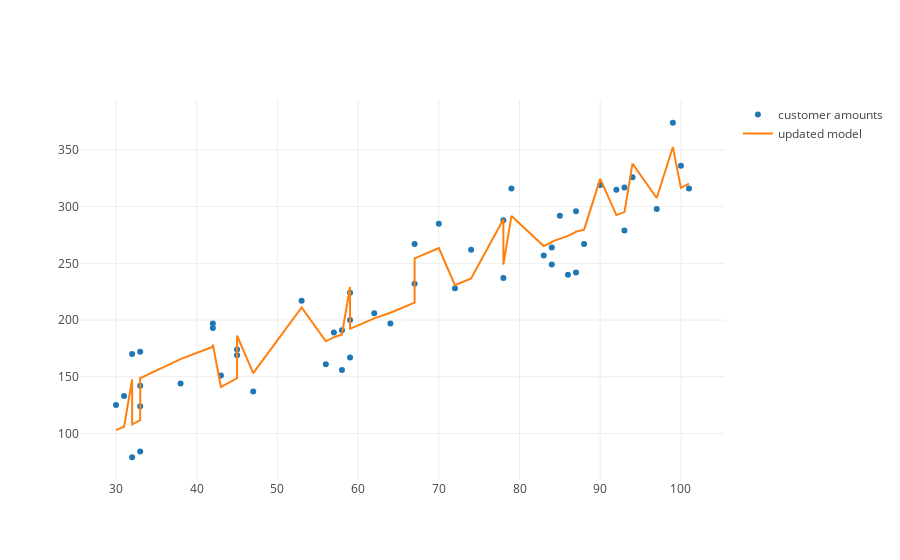

Notebook code cell kept with this figure:
### Markdown cell above
Now as you can see, by introducing the `random_ages`, our score did increase.  And by quite a bit - it went from `.905` to `.966`.  And if we look at our graph, things indeed look good.

### Code cell
from graph import plot, trace_values, build_layout
updated_predictions = updated_model.predict(updated_independent_vars)
trace_1 = dict(x = temps, y =  customers_with_errors, mode = 'markers', name = 'customer amounts') 
input_temps = list(map(lambda temp: [temp], temps))
updated_model_trace = trace_values(temps, updated_predictions, mode = 'lines', name = 'updated model')
plot([trace_1, updated_model_trace])

### Figure 1 — Plotly figure (JSON) as saved in the notebook; plotly's stock layout.template omitted (floating-point values rounded to 4 significant figures)
{"data": [{"mode": "markers", "name": "customer amounts", "type": "scatter", "uid": "e982a041-4803-4158-a995-e9748a166291", "x": [30, 31, 32, 32, 33, 33, 33, 33, 38, 42, 42, 43, 45, 45, 47, 53, 56, 57, 58, 58, 59, 59, 59, 62, 64, 67, 67, 70, 72, 74, 78, 78, 79, 83, 84, 84, 85, 86, 87, 87, 88, 90, 92, 93, 93, 94, 97, 99, 100, 101], "y": [125, 133, 170, 79, 84, 124, 142, 172, 144, 193, 197, 151, 169, 174, 137, 217, 161, 189, 156, 191, 200, 167, 224, 206, 197, 232, 267, 285, 228, 262, 237, 288, 316, 257, 264, 249, 292, 240, 296, 242, 267, 319, 315, 279, 317, 326, 298, 374, 336, 316]}, {"mode": "lines", "name": "updated model", "text": [], "type": "scatter", "uid": "e75d5003-e1e5-4668-ac73-7a559c4538ab", "x": [30, 31, 32, 32, 33, 33, 33, 33, 38, 42, 42, 43, 45, 45, 47, 53, 56, 57, 58, 58, 59, 59, 59, 62, 64, 67, 67, 70, 72, 74, 78, 78, 79, 83, 84, 84, 85, 86, 87, 87, 88, 90, 92, 93, 93, 94, 97, 99, 100, 101], "y": [102.9, 105.9, 147.6, 107.9, 111.7, 149.9, 150.0, 148.8, 165.6, 176.5, 178.5, 141.0, 148.7, 186.3, 153.1, 211.1, 181.3, 184.9, 187.3, 187.7, 229.1, 191.4, 192.2, 201.5, 206.4, 215.3, 254.4, 263.4, 230.8, 236.6, 288.8, 248.8, 291.9, 265.3, 268.4, 269.2, 271.7, 274.3, 277.8, 278.0, 279.7, 324.5, 292.6, 295.1, 295.0, 338.0, 307.7, 352.6, 316.6, 320.3]}], "layout": {"autosize": true, "xaxis": {"autorange": true, "range": [25.51, 105.5], "type": "linear"}, "yaxis": {"autorange": true, "range": [57.39, 395.6], "type": "linear"}}}
